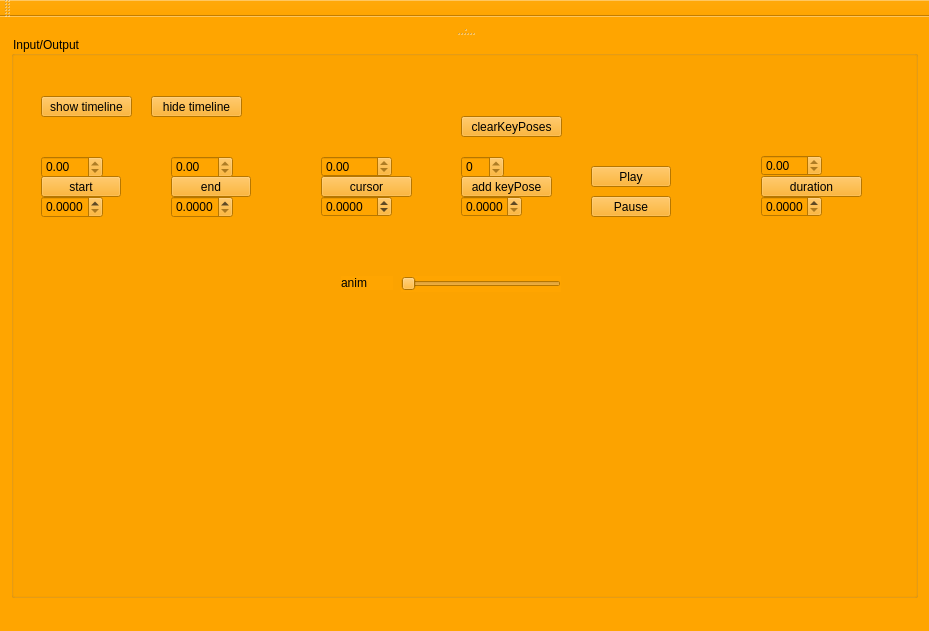
<?xml version="1.0" encoding="UTF-8"?>
<ui version="4.0">
 <class>MainWindow</class>
 <widget class="QMainWindow" name="MainWindow">
  <property name="geometry">
   <rect>
    <x>0</x>
    <y>0</y>
    <width>929</width>
    <height>631</height>
   </rect>
  </property>
  <property name="windowTitle">
   <string>MainWindow</string>
  </property>
  <property name="styleSheet">
   <string notr="true">background: orange</string>
  </property>
  <widget class="QWidget" name="centralWidget">
   <layout class="QHBoxLayout" name="horizontalLayout">
    <item>
     <widget class="QSplitter" name="splitter_2">
      <property name="orientation">
       <enum>Qt::Vertical</enum>
      </property>
      <widget class="QSplitter" name="splitter">
       <property name="orientation">
        <enum>Qt::Horizontal</enum>
       </property>
       <widget class="FormAnimTimelineWithSession" name="widget_timeline" native="true"/>
       <widget class="QWidget" name="widget" native="true"/>
      </widget>
      <widget class="QGroupBox" name="groupBox">
       <property name="title">
        <string>Input/Output</string>
       </property>
       <widget class="QPushButton" name="pushButton_clearKeyPoses">
        <property name="geometry">
         <rect>
          <x>450</x>
          <y>80</y>
          <width>101</width>
          <height>21</height>
         </rect>
        </property>
        <property name="text">
         <string>clearKeyPoses</string>
        </property>
       </widget>
       <widget class="QDoubleSpinBox" name="doubleSpinBox_startOut">
        <property name="geometry">
         <rect>
          <x>30</x>
          <y>160</y>
          <width>62</width>
          <height>22</height>
         </rect>
        </property>
        <property name="decimals">
         <number>4</number>
        </property>
        <property name="maximum">
         <double>9999.000000000000000</double>
        </property>
       </widget>
       <widget class="QDoubleSpinBox" name="cursorOut">
        <property name="geometry">
         <rect>
          <x>310</x>
          <y>160</y>
          <width>71</width>
          <height>21</height>
         </rect>
        </property>
        <property name="prefix">
         <string/>
        </property>
        <property name="decimals">
         <number>4</number>
        </property>
        <property name="minimum">
         <double>-100.000000000000000</double>
        </property>
        <property name="maximum">
         <double>9999.000000000000000</double>
        </property>
       </widget>
       <widget class="QPushButton" name="end">
        <property name="geometry">
         <rect>
          <x>160</x>
          <y>140</y>
          <width>80</width>
          <height>21</height>
         </rect>
        </property>
        <property name="text">
         <string>end</string>
        </property>
       </widget>
       <widget class="QDoubleSpinBox" name="doubleSpinBox_endIn">
        <property name="geometry">
         <rect>
          <x>160</x>
          <y>120</y>
          <width>62</width>
          <height>22</height>
         </rect>
        </property>
        <property name="readOnly">
         <bool>true</bool>
        </property>
       </widget>
       <widget class="QDoubleSpinBox" name="durationOut">
        <property name="geometry">
         <rect>
          <x>750</x>
          <y>160</y>
          <width>61</width>
          <height>21</height>
         </rect>
        </property>
        <property name="prefix">
         <string/>
        </property>
        <property name="decimals">
         <number>4</number>
        </property>
        <property name="maximum">
         <double>9999.000000000000000</double>
        </property>
       </widget>
       <widget class="QDoubleSpinBox" name="durationIn">
        <property name="geometry">
         <rect>
          <x>750</x>
          <y>119</y>
          <width>61</width>
          <height>21</height>
         </rect>
        </property>
        <property name="readOnly">
         <bool>true</bool>
        </property>
        <property name="prefix">
         <string/>
        </property>
       </widget>
       <widget class="QPushButton" name="start">
        <property name="geometry">
         <rect>
          <x>30</x>
          <y>140</y>
          <width>80</width>
          <height>21</height>
         </rect>
        </property>
        <property name="text">
         <string>start</string>
        </property>
       </widget>
       <widget class="QPushButton" name="pushButton_showTimeline">
        <property name="geometry">
         <rect>
          <x>30</x>
          <y>60</y>
          <width>91</width>
          <height>21</height>
         </rect>
        </property>
        <property name="text">
         <string>show timeline</string>
        </property>
       </widget>
       <widget class="QDoubleSpinBox" name="doubleSpinBox_startIn">
        <property name="geometry">
         <rect>
          <x>30</x>
          <y>120</y>
          <width>62</width>
          <height>22</height>
         </rect>
        </property>
        <property name="readOnly">
         <bool>true</bool>
        </property>
       </widget>
       <widget class="QPushButton" name="pause">
        <property name="geometry">
         <rect>
          <x>580</x>
          <y>160</y>
          <width>80</width>
          <height>21</height>
         </rect>
        </property>
        <property name="text">
         <string>Pause</string>
        </property>
       </widget>
       <widget class="QPushButton" name="addKeyPose">
        <property name="geometry">
         <rect>
          <x>450</x>
          <y>140</y>
          <width>91</width>
          <height>21</height>
         </rect>
        </property>
        <property name="text">
         <string>add keyPose</string>
        </property>
       </widget>
       <widget class="QDoubleSpinBox" name="keyPoseOut">
        <property name="geometry">
         <rect>
          <x>450</x>
          <y>160</y>
          <width>61</width>
          <height>21</height>
         </rect>
        </property>
        <property name="prefix">
         <string/>
        </property>
        <property name="decimals">
         <number>4</number>
        </property>
        <property name="maximum">
         <double>9999.000000000000000</double>
        </property>
       </widget>
       <widget class="QPushButton" name="changeDuration">
        <property name="geometry">
         <rect>
          <x>750</x>
          <y>140</y>
          <width>101</width>
          <height>21</height>
         </rect>
        </property>
        <property name="text">
         <string>duration</string>
        </property>
       </widget>
       <widget class="QDoubleSpinBox" name="doubleSpinBox_endOut">
        <property name="geometry">
         <rect>
          <x>160</x>
          <y>160</y>
          <width>62</width>
          <height>22</height>
         </rect>
        </property>
        <property name="decimals">
         <number>4</number>
        </property>
        <property name="maximum">
         <double>9999.000000000000000</double>
        </property>
       </widget>
       <widget class="QPushButton" name="play">
        <property name="geometry">
         <rect>
          <x>580</x>
          <y>130</y>
          <width>80</width>
          <height>21</height>
         </rect>
        </property>
        <property name="text">
         <string>Play</string>
        </property>
       </widget>
       <widget class="QPushButton" name="changeCursor">
        <property name="geometry">
         <rect>
          <x>310</x>
          <y>140</y>
          <width>91</width>
          <height>21</height>
         </rect>
        </property>
        <property name="text">
         <string>cursor</string>
        </property>
       </widget>
       <widget class="QSpinBox" name="nbKeyPose">
        <property name="geometry">
         <rect>
          <x>450</x>
          <y>120</y>
          <width>43</width>
          <height>22</height>
         </rect>
        </property>
        <property name="readOnly">
         <bool>true</bool>
        </property>
       </widget>
       <widget class="QDoubleSpinBox" name="cursorIn">
        <property name="geometry">
         <rect>
          <x>310</x>
          <y>120</y>
          <width>71</width>
          <height>21</height>
         </rect>
        </property>
        <property name="readOnly">
         <bool>true</bool>
        </property>
        <property name="prefix">
         <string/>
        </property>
        <property name="suffix">
         <string/>
        </property>
       </widget>
       <widget class="QPushButton" name="pushButton_hideTimeline">
        <property name="geometry">
         <rect>
          <x>140</x>
          <y>60</y>
          <width>91</width>
          <height>21</height>
         </rect>
        </property>
        <property name="text">
         <string>hide timeline</string>
        </property>
       </widget>
       <widget class="QSlider" name="anim">
        <property name="geometry">
         <rect>
          <x>390</x>
          <y>240</y>
          <width>160</width>
          <height>16</height>
         </rect>
        </property>
        <property name="orientation">
         <enum>Qt::Horizontal</enum>
        </property>
       </widget>
       <widget class="QLabel" name="label">
        <property name="geometry">
         <rect>
          <x>330</x>
          <y>240</y>
          <width>52</width>
          <height>14</height>
         </rect>
        </property>
        <property name="text">
         <string>anim</string>
        </property>
       </widget>
      </widget>
     </widget>
    </item>
   </layout>
  </widget>
  <widget class="QMenuBar" name="menuBar">
   <property name="geometry">
    <rect>
     <x>0</x>
     <y>0</y>
     <width>929</width>
     <height>19</height>
    </rect>
   </property>
  </widget>
  <widget class="QToolBar" name="mainToolBar">
   <attribute name="toolBarArea">
    <enum>TopToolBarArea</enum>
   </attribute>
   <attribute name="toolBarBreak">
    <bool>false</bool>
   </attribute>
  </widget>
  <widget class="QStatusBar" name="statusBar"/>
 </widget>
 <layoutdefault spacing="6" margin="11"/>
 <customwidgets>
  <customwidget>
   <class>FormAnimTimelineWithSession</class>
   <extends>QWidget</extends>
   <header>AnimTimeline/FormAnimTimeline.h</header>
   <container>1</container>
  </customwidget>
 </customwidgets>
 <resources/>
 <connections/>
 <slots>
  <slot>cursorChanged(double)</slot>
  <slot>onChangeCursor(double)</slot>
  <slot>onPlay()</slot>
  <slot>onPause()</slot>
  <slot>onAddKeyPose(double)</slot>
  <slot>onKeyPoseChanged(int)</slot>
  <slot>onRemoveKeyPose(int)</slot>
 </slots>
</ui>
